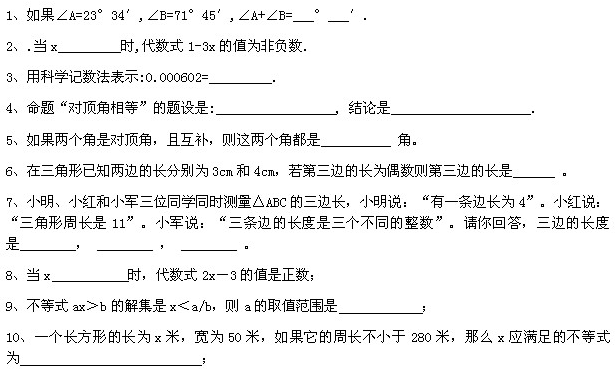
#> input picture images/fill.png, 615 x 380 px, found by its file name
$ python OpencvDemo066.py
#> lines starting #> are read from the running program, lines starting #| are printed output that depends on the picture; after the words box and inside, x2 and y2 are one past the last pixel; in counts of white or black regions, pixels touching at a corner belong together
#!/usr/bin/env python3
#coding = utf-8

import logging
import numpy as np
import cv2 as cv

# 图像形态学—开闭操作时候结构元素应用演示
def OpencvDemo066():
    logging.basicConfig(level=logging.DEBUG)

    if cv.Error.StsOk != open_demo():
        logging.error("open_demo() failed!")
        return cv.Error.StsError

    if cv.Error.StsOk != close_demo():
        logging.error("close_demo() failed!")
        return cv.Error.StsError

    return cv.Error.StsOk

def open_demo():
    src = cv.imread("images/fill.png")
#> src is the input picture: shape (380, 615, 3); min 0, max 255, mean 239.7
    if src is None:
        logging.error("could not load an image!")
        return cv.Error.StsError

    # 二值化图像
    gray = cv.cvtColor(src, cv.COLOR_BGR2GRAY)
    _, binary = cv.threshold(gray, 0, 255, cv.THRESH_BINARY_INV | cv.THRESH_OTSU)
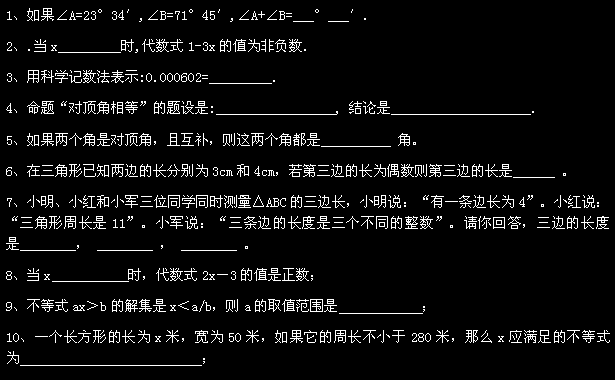
#> binary: shape (380, 615); 5.9% white in thin lines or dots

    # 定义结构元素
    se = cv.getStructuringElement(cv.MORPH_RECT, (20, 1), (-1, -1))

    # 开操作
    open = cv.morphologyEx(binary, cv.MORPH_OPEN, se)
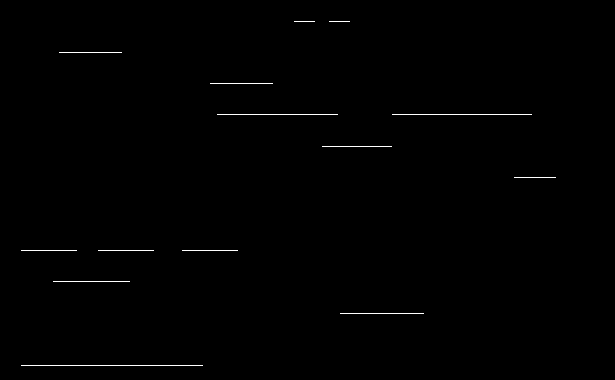
#> open: shape (380, 615); 0.45% white in thin lines or dots, all inside (x1, y1, x2, y2) = (21, 21, 556, 366)

    # 提取轮廓
    contours, _ = cv.findContours(open, cv.RETR_EXTERNAL, cv.CHAIN_APPROX_SIMPLE)
#> contours = 14 contours, all with area under 20

    dst = np.copy(src)

    for c in contours:
        x, y, w, h = cv.boundingRect(c)
        y = y - 10
        h = 12
        cv.rectangle(dst, (x, y, w, h), (0, 0, 255), 1, cv.LINE_8, 0)
#> this loop made 14 passes
#> (c, x, y, w) on passes 1 to 12: ([[21, 365], [202, 365]], 21, 355, 182), ([[340, 313], [423, 313]], 340, 303, 84), ([[53, 281], [129, 281]], 53, 271, 77), ([[182, 250], [237, 250]], 182, 240, 56), ([[98, 250], [153, 250]], 98, 240, 56), ([[21, 250], [76, 250]], 21, 240, 56), ([[514, 177], [555, 177]], 514, 167, 42), ([[322, 146], [391, 146]], 322, 136, 70), ([[392, 114], [531, 114]], 392, 104, 140), ([[217, 114], [337, 114]], 217, 104, 121), ([[210, 83], [272, 83]], 210, 73, 63), ([[59, 52], [121, 52]], 59, 42, 63)
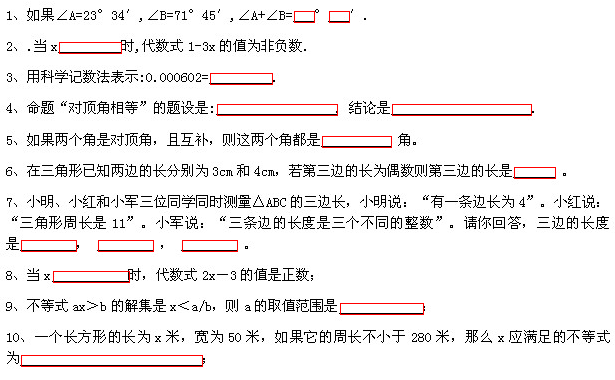
#> dst: shape (380, 615, 3); 1.02% of pixels changed, all inside (x1, y1, x2, y2) = (21, 11, 556, 367)

    h, w, ch = src.shape
#> h = 380; w = 615; ch = 3
    result = np.zeros([h * 2, w * 2, ch], dtype=src.dtype)
    result[0 : h, 0 : w, :] = src
    binary = cv.cvtColor(binary, cv.COLOR_GRAY2BGR) # 1 channel -> 3 channels
#> binary: shape (380, 615, 3); 5.9% white in thin lines or dots
    result[0 : h, w : w * 2, :] = binary
    open = cv.cvtColor(open, cv.COLOR_GRAY2BGR) # 1 channel -> 3 channels
    result[h : h * 2, 0 : w, :] = open
    result[h : h * 2, w : w * 2, :] = dst
    cv.putText(result, "original image", (10, 30), cv.FONT_ITALIC, .8, (0, 0, 255), 1)
    cv.putText(result, "binarised image", (w + 10, 30), cv.FONT_ITALIC, .8, (0, 0, 255), 1)
    cv.putText(result, "image after opening", (10, h + 30), cv.FONT_ITALIC, .8, (0, 0, 255), 1)
    cv.putText(result, "image with results", (w + 10, h + 30), cv.FONT_ITALIC, .8, (0, 0, 255), 1)
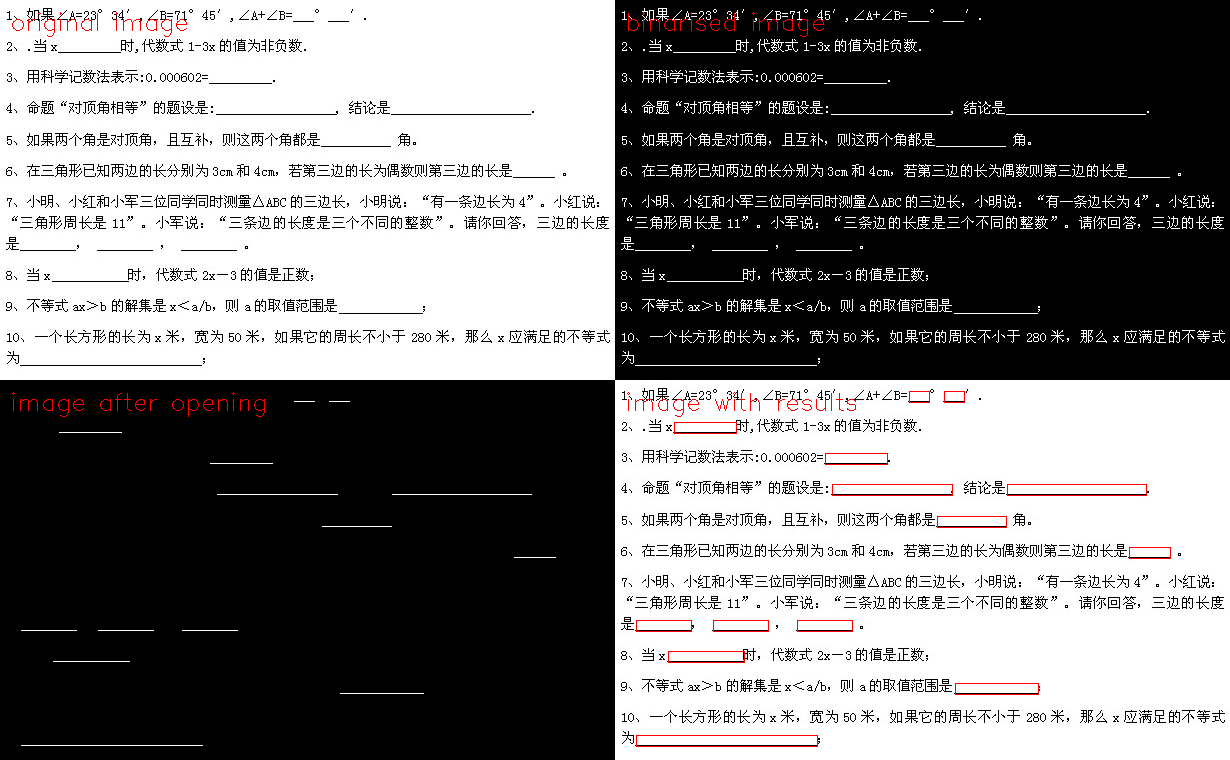
#> result: shape (760, 1230, 3); mean B, G, R 123, 123, 124.2
    cv.imshow("opening demo", result)

    cv.waitKey(0)

    cv.destroyWindow("opening demo")

    return cv.Error.StsOk

def close_demo():
    src = cv.imread("images/morph3.png")
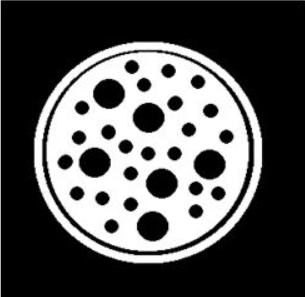
#> input picture images/morph3.png, 305 x 297 px, found by its file name
#> src is the input picture: shape (297, 305, 3); min 0, max 255, mean 83.1
    if src is None:
        logging.error("could not load an image!")
        return cv.Error.StsError

    # 二值化图像
    gray = cv.cvtColor(src, cv.COLOR_BGR2GRAY)
#> gray: shape (297, 305)
    _, binary = cv.threshold(gray, 0, 255, cv.THRESH_BINARY | cv.THRESH_OTSU)
#> binary: shape (297, 305); 32.8% white; 3 white regions, box (x1, y1, x2, y2) and area: (46, 52, 249, 251) 23879, (34, 42, 262, 263) 5515, (0, 0, 1, 297) 297

    # 定义结构元素
    se = cv.getStructuringElement(cv.MORPH_ELLIPSE, (15, 15), (-1, -1))

    # 闭操作
    close = cv.morphologyEx(binary, cv.MORPH_CLOSE, se)
#> close: shape (297, 305); 39.6% white; 2 white regions, box (x1, y1, x2, y2) and area: (34, 42, 262, 263) 35583, (0, 0, 1, 297) 297

    h, w, ch = src.shape
#> h = 297; w = 305; ch = 3
    result = np.zeros([h, w * 3, ch], dtype=src.dtype)
    result[0 : h, 0 : w, :] = src
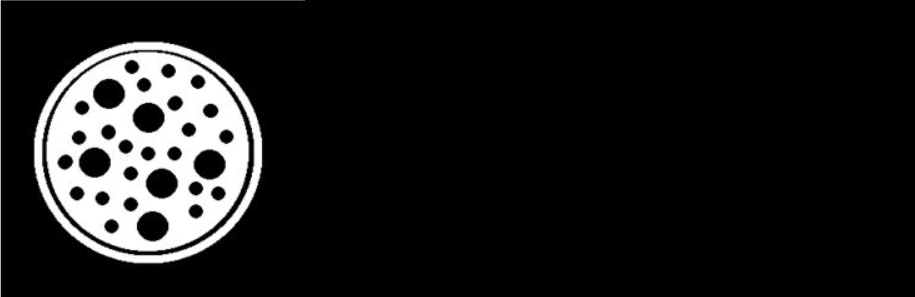
#> result: shape (297, 915, 3); min 0, max 255, mean 27.7
    binary = cv.cvtColor(binary, cv.COLOR_GRAY2BGR) # 1 channel -> 3 channels
    result[0 : h, w : w * 2, :] = binary
    close = cv.cvtColor(close, cv.COLOR_GRAY2BGR) # 1 channel -> 3 channels
    result[0 : h, w * 2 : w * 3, :] = close
    cv.putText(result, "original image", (10, 30), cv.FONT_ITALIC, .8, (0, 0, 255), 1)
    cv.putText(result, "binarised image", (w + 10, 30), cv.FONT_ITALIC, .8, (0, 0, 255), 1)
    cv.putText(result, "image after closing", (w * 2 + 10, 30), cv.FONT_ITALIC, .8, (0, 0, 255), 1)
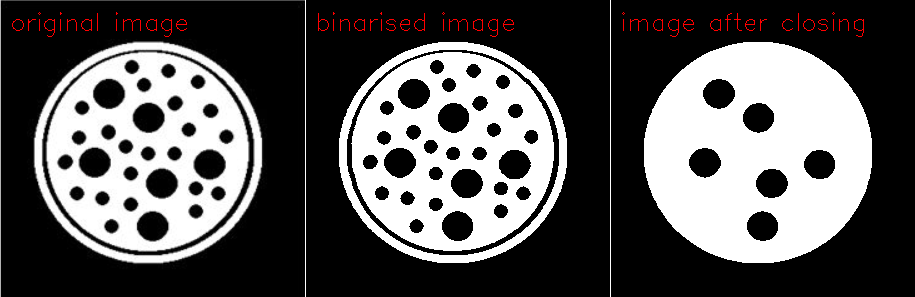
#> result: shape (297, 915, 3); mean B, G, R 89.2, 89.2, 90.5
    cv.imshow("closing demo", result)

    cv.waitKey(0)

    cv.destroyWindow("closing demo")

    return cv.Error.StsOk

if __name__ == "__main__":
    OpencvDemo066()

# end of file
